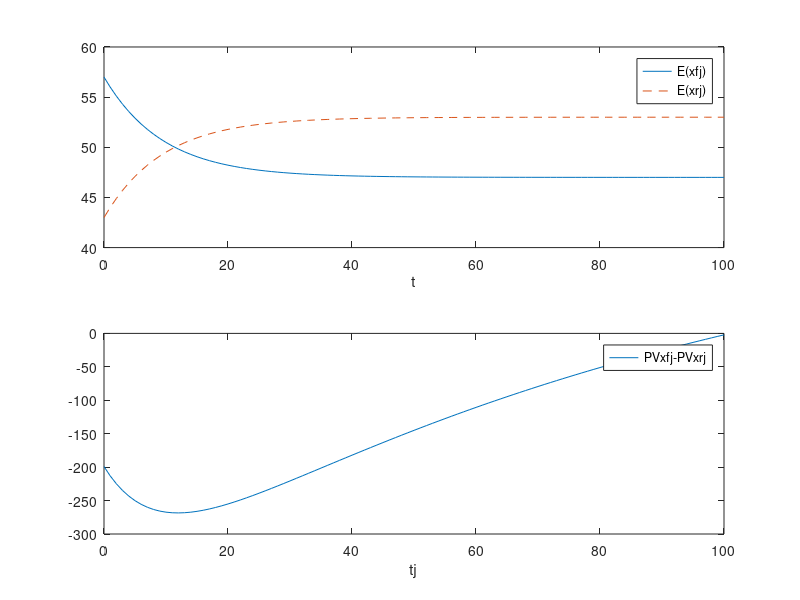

Here is the MATLAB script that generated this plot:
clear all
t = 100;
a = 0.8;
x0r = 30;
xsig2 = 10;
x0 = x0r*(1-a);
sig = xsig2*(1-a^2);

%forestry
lf = 0.9; %lambda
af = 1;
xf0r = 50;
xfsig2 = 2;
xf0 = xf0r*(1-lf*af);
sigf = xfsig2*(1-lf^2*af^2);
e = -3;
efj = e;

%housing
lr = 0.9;
ar = 1;
xr0r = 50;
xrsig2 = 2;
xr0 = xr0r*(1-lr*ar);
sigr = xrsig2*(1-lr^2*ar^2);
erj = -e;

Ex = zeros([1 t]);
Exf = zeros([1 t]);
Exr = zeros([1 t]);

h = 10;
xst = 33; %x start value
xfst = xf0r + h; %xf start value
xrst = xr0r - h; %xr start value

val = 0;
valf = 0;
valr = 0;
for i = 1:t
  val = a^i*xst;
  valf = lf^i*af^i*xfst + efj;
  valr = lr^i*ar^i*xrst + erj;
  for j = 0:i-1
    val = val + a^j*x0;
    valf = valf + lf^j*af^j*xf0;
    valr = valr + lr^j*ar^j*xr0;
  end
  Ex(i) = val;
  Exf(i) = valf;
  Exr(i) = valr;
end
xfst = xfst+efj;
xrst = xrst+erj;
Exf = [xfst Exf];
Exr = [xrst Exr];


% plotting 
subplot(2,1,1);
plot(0:t,Exf,'-');
hold on   
plot(0:t,Exr,'--');
legend('E(xfj)','E(xrj)');
xlabel('t') 
hold off 


% getting PV
del = 0.99;
d = del.^(1:t);
PVxf = zeros([1 t]);
PVxf(t+1) = Exf(t+1)*del^t;
PVxr(t+1) = Exr(t+1)*del^t;
for i = t:-1:1  
  PVxf(i) = PVxf(i+1) + Exf(i)*del^(i-1);
  PVxr(i) = PVxr(i+1) + Exr(i)*del^(i-1);
end

% plotting PV
%subplot(3,1,2);
%plot(0:t,PVxf);
%hold on
%plot(0:t,PVxr);
%hold off
%legend('PVxfj','PVxrj');

pvdiff = PVxf-PVxr;
subplot(2,1,2);
plot(0:t,pvdiff);
xlabel('tj')
legend("PVxfj-PVxrj");

[val,ind] = min(pvdiff);
[val,ind2] = find(Exf-Exr < 0);
fprintf("min(PVxfj-PVxfj) occur when t=%d\n",ind-1);
fprintf("when Exfj-Exrj becomes < 0  t=%d\n",ind2(1)-1);